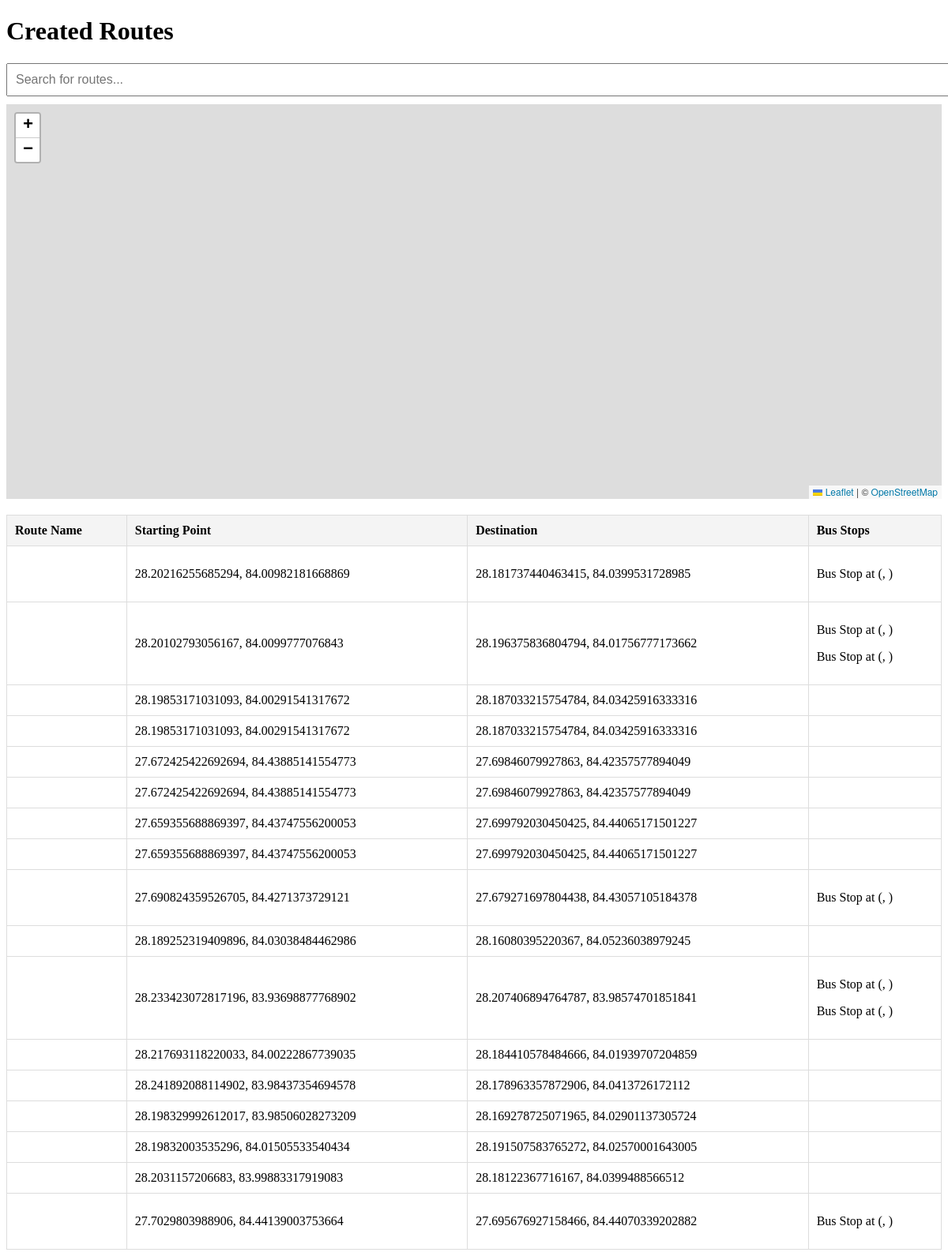
/route_manager/routes/, run on an earlier commit of the app's database.
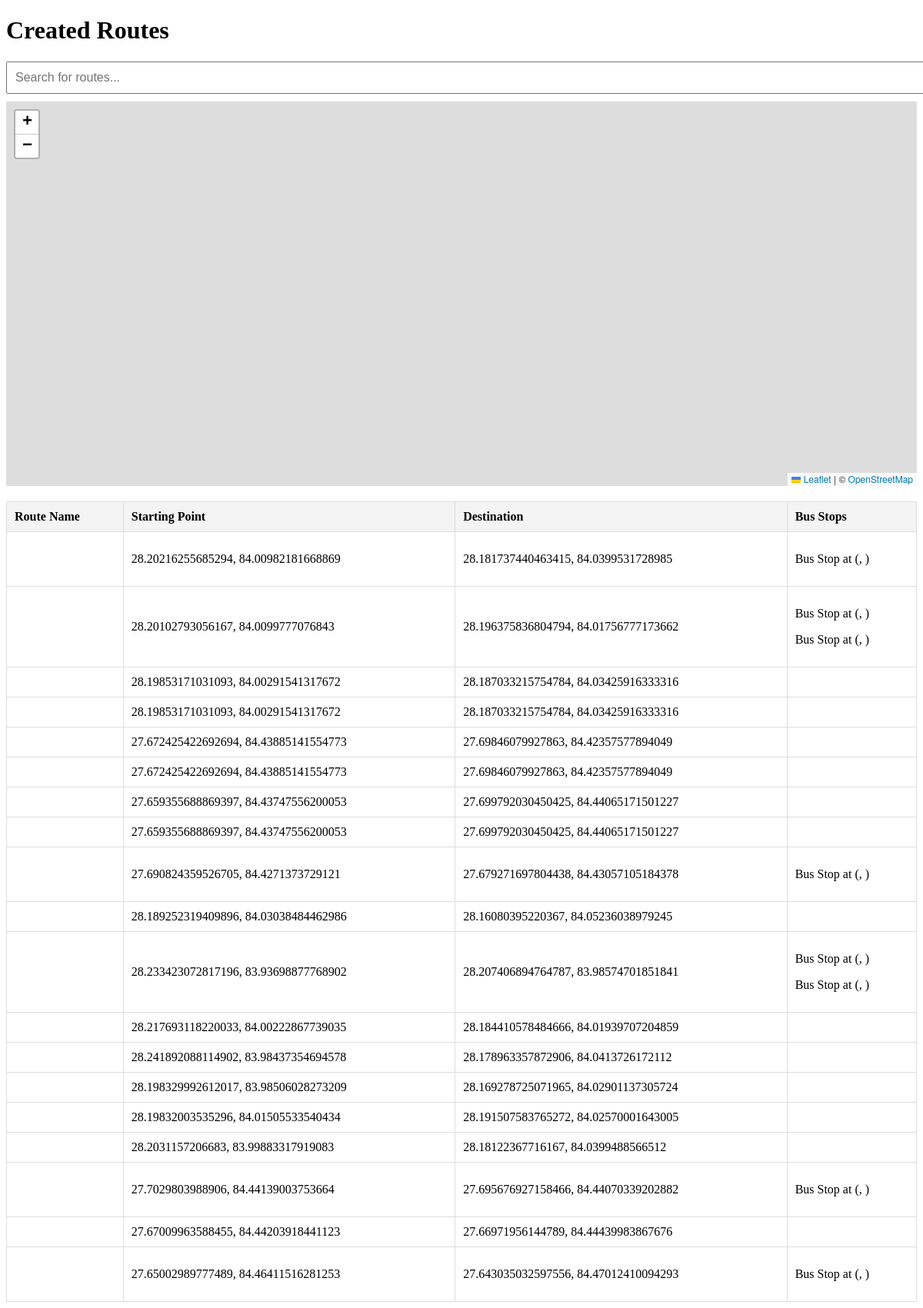
And on a later commit of the database.
### route_manager/models.py (models this page shows, shortened)
class Route(models.Model):
    route_name = models.CharField(max_length=255)
    starting_point = models.CharField(max_length=255)
    destination = models.CharField(max_length=255)
    route_data = models.TextField()

class BusStop(models.Model):
    name = models.CharField(max_length=255)
    latitude = models.FloatField()
    longitude = models.FloatField()
    route = models.ForeignKey(Route, on_delete=models.CASCADE, related_name='bus_stops')

### route_manager/views.py (the view)
# urls.py: path('routes/', views.route_list, name='route_list'),  # Added route list
def route_list(request):
    routes = Route.objects.all()
    bus_stops = BusStop.objects.all()
    return render(request, 'route_manager/routelist.html', {
        'routes': routes,
        'bus_stops': bus_stops,
    })

### route_manager/templates/route_manager/routelist.html (shortened to what this page needs)
<!DOCTYPE html>
<html lang="en">
<head>
    <link rel="stylesheet" href="https://unpkg.com/leaflet@1.7.1/dist/leaflet.css" />
</head>
<body>
<h1>Created Routes</h1>
<input type="text" id="searchBox" placeholder="Search for routes..." onkeyup="filterRoutes()">
<div id="map"></div>
<table id="routeTable">
    <thead>
        <tr>
            <th>Route Name</th>
            <th>Starting Point</th>
            <th>Destination</th>
            <th>Bus Stops</th>
        </tr>
    </thead>
    <tbody>
        {% for route in routes %}
        <tr id="route-{{ route.id }}" onclick="showBusStops({{ route.id }})">
            <td>{{ route.name }}</td>
            <td>{{ route.starting_point }}</td>
            <td>{{ route.destination }}</td>
            <td>
                {% for bus_stop in route.bus_stops.all %}
                    <p>Bus Stop at ({{ bus_stop.lat }}, {{ bus_stop.lon }})</p>
                {% endfor %}
            </td>
        </tr>
        {% empty %}
        <tr>
            <td colspan="4">No routes created yet.</td>
        </tr>
        {% endfor %}
    </tbody>
</table>
<link rel="stylesheet" href="https://unpkg.com/leaflet-routing-machine/dist/leaflet-routing-machine.css" />
</body>
</html>

What changed in the data, as far as the page shows it:
added Route: starting_point "27.67009963588455, 84.44203918441123", destination "27.66971956144789, 84.44439983867676"
added Route: starting_point "27.65002989777489, 84.46411516281253", destination "27.643035032597556, 84.47012410094293"
